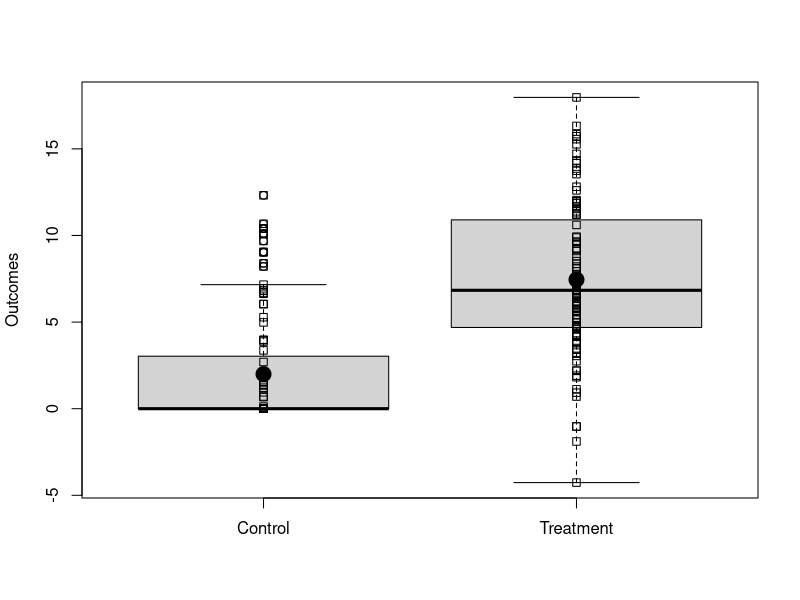

This chart was generated by the following R code: (Note: this script raises an error after producing the figure.)
## ---- chunk 1
## Read in data for the fake experiment.
dat1 <- read.csv("dat1.csv")

## Table of the first few observations.
knitr::kable(head(dat1[, c(1, 23:27)]))
## ---- chunk 2
## y0 and y1 are the true underlying potential outcomes.
with(dat1, {boxplot(list(y0,y1), names=c("Control","Treatment"), ylab="Outcomes")
stripchart(list(y0,y1), add=TRUE, vertical=TRUE)
stripchart(list(mean(y0), mean(y1)), add=TRUE, vertical=TRUE, pch=19, cex=2)})
## ---- chunk 3
trueATE <- with(dat1, mean(y1) - mean(y0))
trueATE
## ---- chunk 4
## Y is the observed outcome, Z is the observed treatment.
estATE1 <- with(dat1, mean(Y[Z==1]) - mean(Y[Z==0]))
estATE2 <- lm(Y~Z, data=dat1)$coef[["Z"]]
c(estimatedATEv1=estATE1, estimatedATEv2=estATE2)
stopifnot(all.equal(estATE1, estATE2))
## ---- chunk 5
## A function to re-assign treatment and recalculate the difference of means.
## Treatment was assigned without blocking or other structure, so we
## just permute or shuffle the existing treatment assignment vector.
simEstAte <- function(Z,y1,y0){
	Znew <- sample(Z)
	Y <- Znew * y1 + (1-Znew) * y0
	estate <- mean(Y[Znew == 1]) - mean(Y[Znew == 0])
	return(estate)
}

## Set up and perform the simulation
sims <- 10000
set.seed(12345)
simpleResults <- with(dat1,replicate(sims,simEstAte(Z = Z,y1 = y1,y0 = y0)))
seEstATEsim <- sd(simpleResults)

## The standard error of this estimate of the ATE (via simulation)
seEstATEsim
## ---- chunk 6
# This was used previously to get the true SE, but may be wrong?
#varestATE <- ((N-nt)/(N-1)) * (vart/(N-nt)) + ((N-nc)/(N-1)) * (varc/nc) + (2/(N-1)) * covtc
## ---- chunk 7
## True SE (Dunning Chap 6, Gerber and Green Chap 3, or Freedman, Pisani and Purves A-32).
## Requires knowing the true covariance between potential outcomes.
N <- nrow(dat1)
V <- var(cbind(dat1$y0,dat1$y1))
varc <- V[1,1]
vart <- V[2,2]
covtc <- V[1,2]
nt <- sum(dat1$Z)
nc <- N-nt

## Gerber and Green, p.57, equation (3.4)
varestATE <- (((varc * nt) / nc) + ((vart * nc) / nt) + (2 * covtc)) / (N - 1)
seEstATETrue <- sqrt(varestATE)
## ---- chunk 8
## Feasible SE
varYc <- with(dat1,var(Y[Z == 0]))
varYt <- with(dat1,var(Y[Z == 1]))
fvarestATE <- (N/(N-1)) * ( (varYt/nt) + (varYc/nc) )
estSEEstATE <- sqrt(fvarestATE)
## ---- chunk 9
## OLS SE
lm1 <- lm(Y~Z, data=dat1)
iidSE <-  sqrt(diag(vcov(lm1)))[["Z"]]
## ---- chunk 10
## Neyman SE (HC2)
NeymanSE <- sqrt(diag(vcovHC(lm1, type = "HC2")))[["Z"]]
## ---- chunk 11
compareSEs <- c(simSE = seEstATEsim,
  feasibleSE = estSEEstATE,
  trueSE = seEstATETrue,
  olsIIDSE = iidSE,
  NeymanDesignSE = NeymanSE)
sort(compareSEs)
## ---- chunk 12
## Define a function to calculate several SEs, given potential outcomes and treatment
sePerfFn <- function(Z,y1,y0){
	Znew <- sample(Z)
	Ynew <- Znew * y1 + (1-Znew) * y0
	lm1 <- lm(Ynew~Znew)
	iidSE <-  sqrt(diag(vcov(lm1)))[["Znew"]]
	NeymanSE <- sqrt(diag(vcovHC(lm1,type = "HC2")))[["Znew"]]
	return(c(estATE=coef(lm1)[["Znew"]],
		 estSEiid=iidSE,
		 estSENeyman=NeymanSE))
}

## Perform a simulation using this function
set.seed(12345)
sePerformance <- with(dat1, replicate(sims, sePerfFn(Z = Z, y1 = y1, y0 = y0)))
ExpectedSEs <- apply(sePerformance[c("estSEiid", "estSENeyman"),], 1, mean)
c(ExpectedSEs, trueSE=seEstATETrue, simSE=sd(sePerformance["estATE",]))
## ---- chunk 13
## The difference_in_means function comes from the estimatr package.
estAndSE1 <- difference_in_means(Y ~ Z, data = dat1)

## Note that coeftest and coefci come from the lmtest package
est2 <- lm(Y ~ Z, data = dat1)
estAndSE2 <- coeftest(est2, vcov.=vcovHC(est2, type = "HC2"))
estAndCI2 <- coefci(est2, vcov.=vcovHC(est2, type = "HC2"), parm = "Z")

estAndSE1
estAndSE2["Z", , drop=FALSE]
estAndCI2
